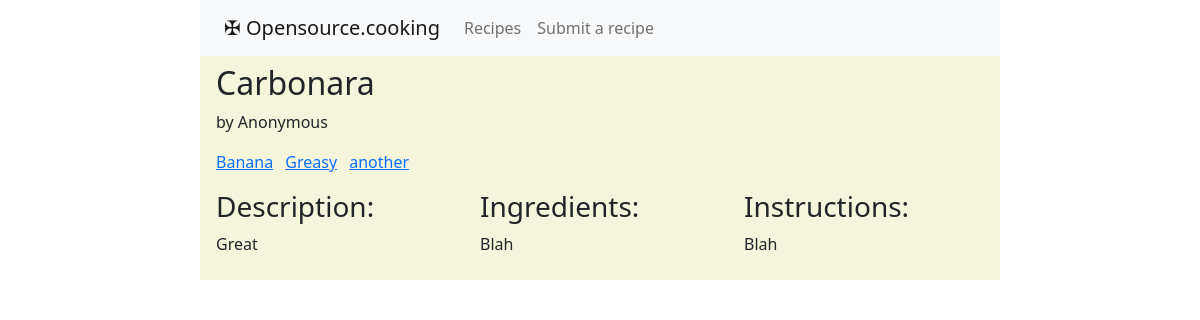
The app's page /recipes/Carbonara/ with its own data.
### recipes/models.py (models this page shows, shortened)
class Recipe(models.Model):
  title = models.CharField(max_length=200)
  author = models.CharField(max_length=100, default="Anonymous")
  email = models.EmailField(max_length=254, blank=True)
  date_submitted = models.DateTimeField(auto_now_add=True)
  tags = models.ManyToManyField('Tag', related_name='recipes', blank=True)
  description = models.TextField(max_length=200, default=None)
  ingredients = models.TextField()
  instructions = models.TextField()
  link1 = models.URLField(max_length=300, blank=True)
  link2 = models.URLField(max_length=300, blank=True)
  visible = models.BooleanField(default=False)
  recipe_slug = models.SlugField(unique=True, default=ran_string(18))

class Tag(models.Model):
  name = models.CharField(max_length=100)
  slug = models.SlugField(unique=True, default=ran_string(18))
  def __str__(self):
    return self.name

### recipes/views.py (the view)
# urls.py: path('recipes/<slug:recipe_slug>/', views.detail_view, name='detail'),
def detail_view(request, recipe_slug):
    recipe=Recipe.objects.filter(recipe_slug=recipe_slug)
    context = {
        "recipe": recipe[0],
    }
    return render(request, "recipes/detail.html", context)

### recipes/templates/recipes/detail.html
{% extends "recipes/base.html" %}
{% block content %}
<h2>{{ recipe.title }}</h2>
<p>by {{ recipe.author }}</p>
<div>
    {% if recipe.tags.all %}
    <ul class="list-inline">
        {% for tag in recipe.tags.all %}
            <li class="list-inline-item">
                <a href="{% url 'recipes:tag' tag.slug %}">
                    {{ tag }}
                </a>
            </li>
        {% endfor %}
    {% endif %}
</div>
<div class="row">
    <div class="col">
        <h3>Description:</h3>
        <p>{{recipe.description}}</p>
    </div>
    <div class="col">
        <h3>Ingredients:</h3>
        <p>{{recipe.ingredients}}</p>
    </div>
    <div class="col">
        <h3>Instructions:</h3>
        <p>{{recipe.instructions}}</p>
    </div>
</div>
{% endblock %}

### records on screen
Recipe: title "Carbonara", author "Anonymous", description "Great", ingredients "Blah", instructions "Blah"
Tag: name "Banana"
Tag: name "Greasy"
Tag: name "another"
